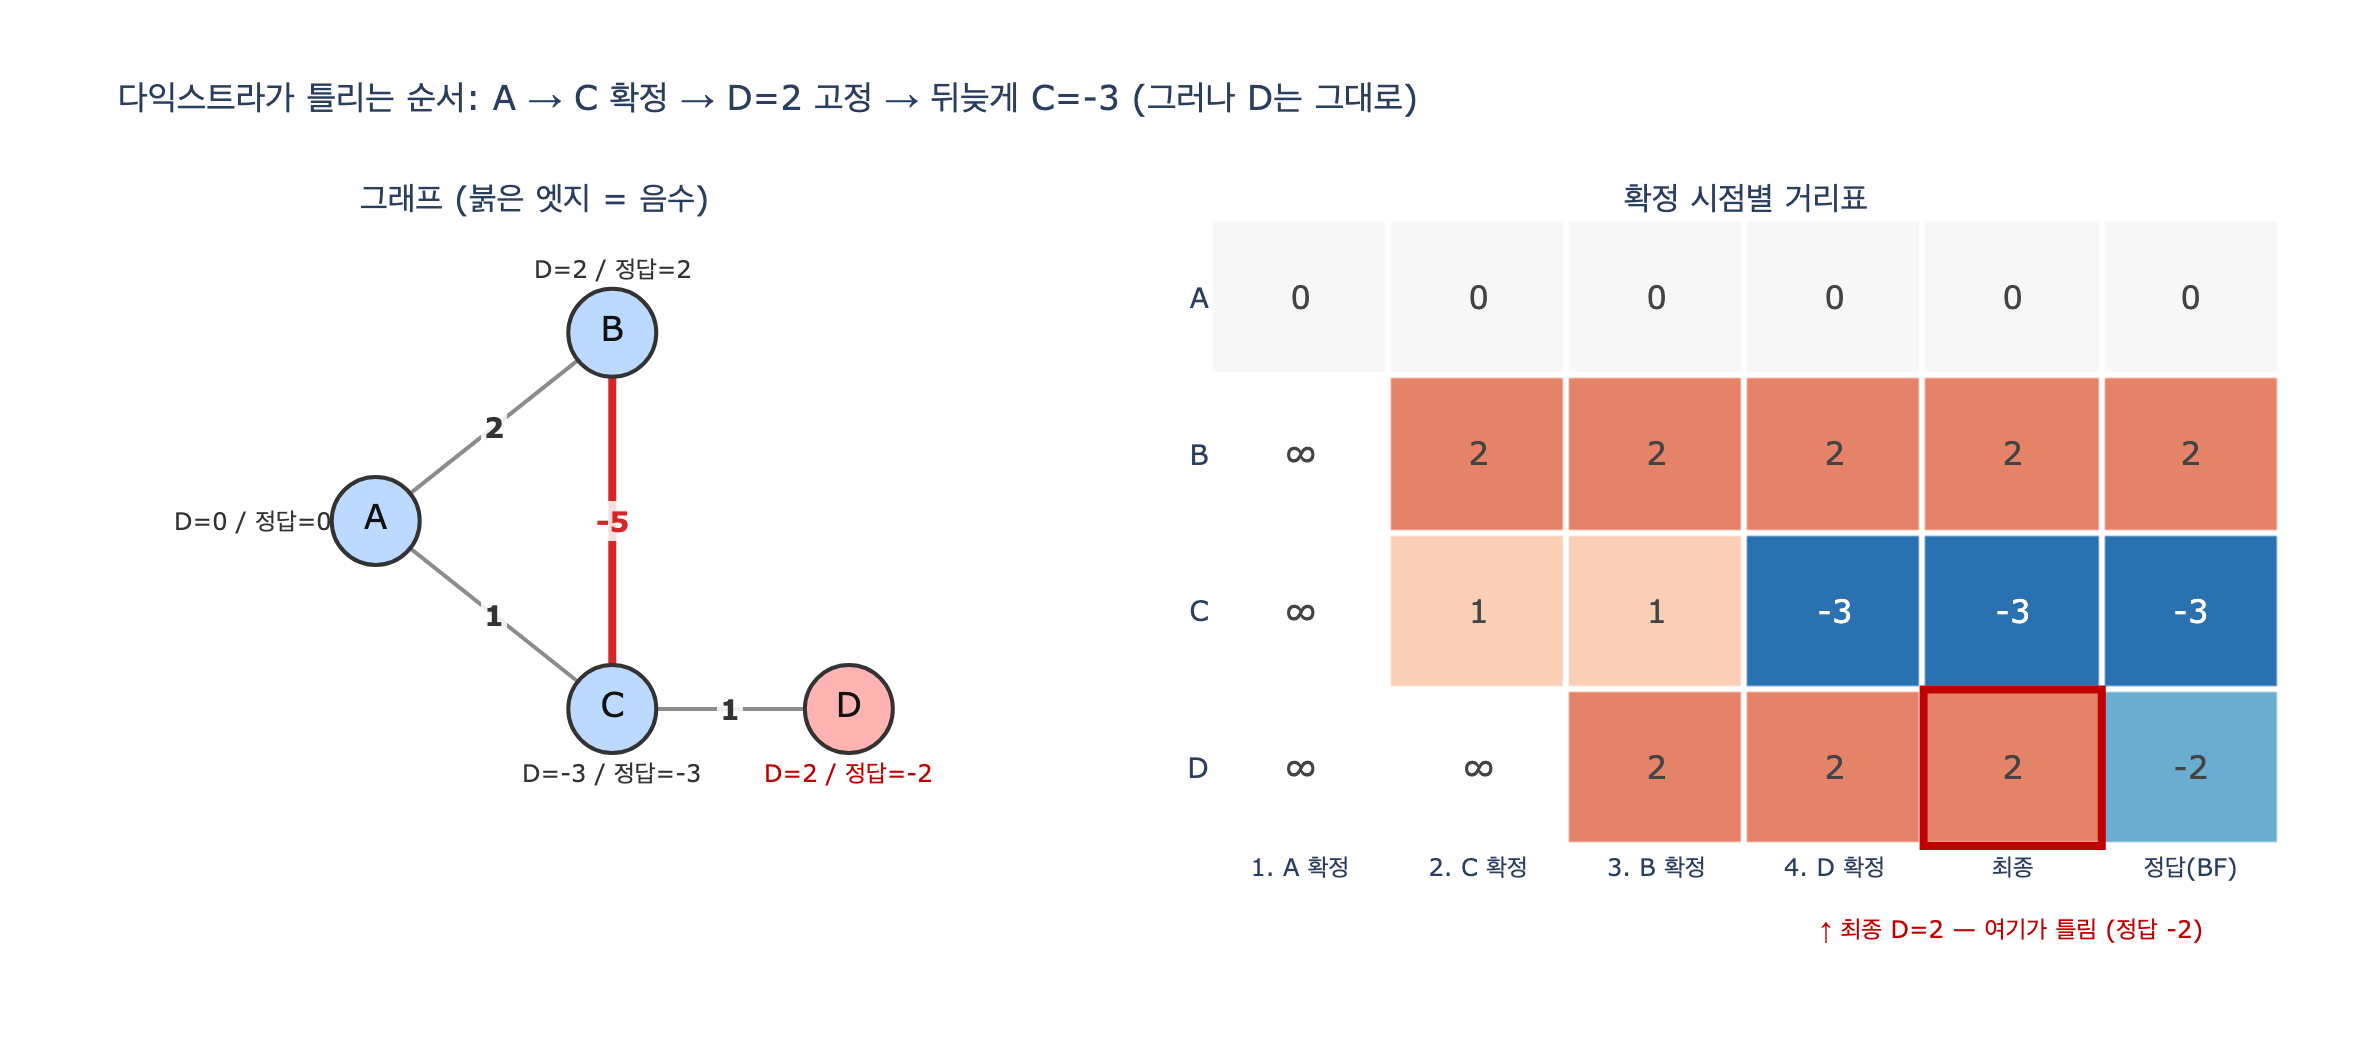

The Python source for this figure:
# 필요 패키지: plotly, kaleido  (pip install plotly kaleido)
# 시각화 셀을 건너뛰면 표준 라이브러리만으로도 전부 실행된다.

# %% [markdown]
# # 다익스트라는 정확히 어떤 순서로 틀리는가
#
# `ex3_dijkstra_negative.py`의 그래프는 노드 4개, 엣지 4개짜리다.
#
# | 엣지 | 가중치 |
# |---|---|
# | A → C | $1$ |
# | A → B | $2$ |
# | B → C | $-5$ |
# | C → D | $1$ |
#
# 다익스트라가 기대는 전제는 이거다.
#
# $$\text{우선순위 큐에서 꺼낸 } u \text{의 } dist[u] \text{는 더 줄어들 수 없다}$$
#
# 이 전제는 **모든 가중치가 음이 아닐 때만** 참이다. 앞으로 갈 길의 비용이
# 항상 $\ge 0$ 이어야 "지금 제일 가까운 후보"가 곧 최종 답이 되기 때문이다.
# 여기서는 $B \to C$ 가 $-5$ 라서 전제가 깨진다.

# %%
import heapq
from collections import defaultdict

EDGES = [("A", "C", 1), ("A", "B", 2), ("B", "C", -5), ("C", "D", 1)]
NODES = ["A", "B", "C", "D"]

ADJ = defaultdict(list)
for a, b, w in EDGES:
    ADJ[a].append((b, w))

print("엣지:", EDGES)
print("인접:", dict(ADJ))
# 출력: 엣지: [('A', 'C', 1), ('A', 'B', 2), ('B', 'C', -5), ('C', 'D', 1)]
# 출력: 인접: {'A': [('C', 1), ('B', 2)], 'B': [('C', -5)], 'C': [('D', 1)]}


# %% [markdown]
# ## 1단계 — 다익스트라를 한 걸음씩 추적한다
#
# 원본과 똑같은 알고리즘인데, 팝/확정/완화(relax)가 일어날 때마다 로그를 남긴다.
# 핵심 줄은 원본의 `done.add(u)` — **한 번 확정하면 다시 안 본다**는 그 한 줄이다.

# %%
def dijkstra_trace(edges, start):
    adj = defaultdict(list)
    for a, b, w in edges:
        adj[a].append((b, w))

    dist = {start: 0}
    done = set()
    order = []          # 확정된 순서
    log = []            # (단계 설명, 그 시점의 거리표 스냅샷)
    pq = [(0, start)]
    step = 0

    def snap():
        return {n: dist.get(n, float("inf")) for n in NODES}

    log.append(("시작: dist[A]=0", snap()))
    while pq:
        d, u = heapq.heappop(pq)
        step += 1
        if u in done:
            log.append((f"[{step}] pop ({d}, {u}) → 이미 확정됨. 버린다(다시 안 펼침)", snap()))
            continue
        done.add(u)
        order.append(u)
        log.append((f"[{step}] pop ({d}, {u}) → {u} 확정 (확정 순서 {len(order)}번째)", snap()))
        for v, w in adj[u]:
            nd = d + w
            old = dist.get(v, float("inf"))
            if nd < old:
                dist[v] = nd
                heapq.heappush(pq, (nd, v))
                log.append((f"      완화 {u}→{v}: {d}+{w}={nd} < {old} ⇒ dist[{v}]={nd}", snap()))
            else:
                log.append((f"      완화 {u}→{v}: {d}+{w}={nd} ≥ {old} ⇒ 무시", snap()))
    return dist, order, log


dist_d, order_d, log_d = dijkstra_trace(EDGES, "A")

def fmt(v):
    return "∞" if v == float("inf") else f"{v}"

print(f"{'단계':<62} {'A':>4} {'B':>4} {'C':>4} {'D':>4}")
print("-" * 84)
for desc, snapshot in log_d:
    row = " ".join(f"{fmt(snapshot[n]):>4}" for n in NODES)
    print(f"{desc:<62} {row}")
print("\n확정 순서:", " → ".join(order_d))
# 출력:
# 단계                                                                A    B    C    D
# ------------------------------------------------------------------------------------
# 시작: dist[A]=0                                                     0    ∞    ∞    ∞
# [1] pop (0, A) → A 확정 (확정 순서 1번째)                             0    ∞    ∞    ∞
#       완화 A→C: 0+1=1 < inf ⇒ dist[C]=1                             0    ∞    1    ∞
#       완화 A→B: 0+2=2 < inf ⇒ dist[B]=2                             0    2    1    ∞
# [2] pop (1, C) → C 확정 (확정 순서 2번째)                             0    2    1    ∞
#       완화 C→D: 1+1=2 < inf ⇒ dist[D]=2                             0    2    1    2
# [3] pop (2, B) → B 확정 (확정 순서 3번째)                             0    2    1    2
#       완화 B→C: 2+-5=-3 < 1 ⇒ dist[C]=-3                            0    2   -3    2
# [4] pop (-3, C) → 이미 확정됨. 버린다(다시 안 펼침)                     0    2   -3    2
# [5] pop (2, D) → D 확정 (확정 순서 4번째)                             0    2   -3    2
#
# 확정 순서: A → C → B → D
# (※ 위 표는 실행 결과를 그대로 옮긴 것. 정렬 폭은 한글 폭 때문에 눈으로는 조금 어긋나 보인다)


# %% [markdown]
# ## 2단계 — 틀리는 순간을 문장으로
#
# 1. $A \to C = 1$, $A \to B = 2$ 라서 큐에서 **C가 B보다 먼저** 나온다.
# 2. C를 확정한 그 상태에서 $D = 1 + 1 = 2$ 로 계산한다.
# 3. 그 다음 B를 처리하며 $A \to B \to C = 2 + (-5) = -3$ 임을 알아낸다.
#    거리표에는 $dist[C] = -3$ 으로 **적는다**.
# 4. 그런데 C는 이미 확정(`done`)이라 큐에서 $(-3, C)$ 를 다시 꺼내도 버린다.
#    C의 이웃 D를 **다시 펼치지 않는다**.
# 5. 그래서 $D$ 는 $2$ 로 남는다. 정답은 $-3 + 1 = -2$.
#
# 고약한 점: **C는 맞고 D만 틀렸다.** 거리표에서 시작점 근처(A, B, C)만 보면
# 전부 정답이라 "잘 돌고 있네" 싶다. 틀린 건 확정 이후에 갱신된 노드의 **하류**다.
#
# 그리고 예외가 안 난다. 조용히 틀린 숫자를 돌려준다.

# %%
def bellman_ford(edges, start, nodes):
    dist = {n: float("inf") for n in nodes}
    dist[start] = 0
    for _ in range(len(nodes) - 1):
        for a, b, w in edges:
            if dist[a] + w < dist[b]:
                dist[b] = dist[a] + w
    for a, b, w in edges:                # 한 바퀴 더 → 음수 사이클 검사
        if dist[a] + w < dist[b]:
            return dist, True
    return dist, False


dist_bf, has_cycle = bellman_ford(EDGES, "A", NODES)

print(f"{'노드':<5} {'다익스트라':>12} {'벨만-포드':>12} {'같나':>6}")
for n in NODES:
    a, b = dist_d.get(n, float("inf")), dist_bf[n]
    print(f"{n:<5} {fmt(a):>12} {fmt(b):>12} {'예' if a == b else '아니오':>6}")
print(f"\n음수 사이클: {'있다' if has_cycle else '없다'}")
print(f"D 오차: 다익스트라 {dist_d['D']} vs 정답 {dist_bf['D']}  (차이 {dist_d['D'] - dist_bf['D']})")
# 출력:
# 노드      다익스트라        벨만-포드     같나
# A                0            0      예
# B                2            2      예
# C               -3           -3      예
# D                2           -2  아니오
#
# 음수 사이클: 없다
# D 오차: 다익스트라 2 vs 정답 -2  (차이 4)


# %% [markdown]
# ## 3단계 — "다시 펼치기"를 허용하면 고쳐진다
#
# `done` 집합을 지우면(= 확정을 포기하면) 사실상 SPFA/벨만-포드가 된다.
# 답은 맞지만 최악의 경우 지수적으로 같은 노드를 다시 펼친다. 이게 다익스트라가
# "확정"을 두는 이유이자, 음수 가중치에서 그 최적화가 무너지는 이유다.

# %%
def dijkstra_no_done(edges, start):
    """done 집합을 없앤 버전 = 재확장 허용. 정답은 맞지만 성능 보장이 사라진다."""
    adj = defaultdict(list)
    for a, b, w in edges:
        adj[a].append((b, w))
    dist = {start: 0}
    pq = [(0, start)]
    pops = 0
    while pq:
        d, u = heapq.heappop(pq)
        pops += 1
        if d > dist.get(u, float("inf")):
            continue
        for v, w in adj[u]:
            nd = d + w
            if nd < dist.get(v, float("inf")):
                dist[v] = nd
                heapq.heappush(pq, (nd, v))
    return dist, pops


dist_fix, pops = dijkstra_no_done(EDGES, "A")
print("재확장 허용:", {n: fmt(dist_fix.get(n, float("inf"))) for n in NODES}, f"(pop {pops}회)")
print("벨만-포드  :", {n: fmt(dist_bf[n]) for n in NODES})
print("일치:", all(dist_fix.get(n) == dist_bf[n] for n in NODES))
# 출력: 재확장 허용: {'A': '0', 'B': '2', 'C': '-3', 'D': '-2'} (pop 6회)
# 출력: 벨만-포드  : {'A': '0', 'B': '2', 'C': '-3', 'D': '-2'}
# 출력: 일치: True


# %% [markdown]
# ## 4단계 — 그림으로
#
# 왼쪽: 그래프와 가중치(음수 엣지는 붉은색). 노드 라벨에 다익스트라 값과 정답을 같이 적었다.
# 오른쪽: 확정이 일어난 시점마다의 거리표 히트맵. $C$ 행이 확정 **뒤에** $1 \to -3$ 으로
# 바뀌는데도 $D$ 행은 $2$ 에 굳어 있는 게 보인다.

# %%
def _show(fig):
    try:
        from IPython import get_ipython
        if get_ipython() is not None:  # VSCode 셀/Jupyter에서만 렌더링
            fig.show()
    except ImportError:
        pass


import os

try:
    import plotly.graph_objects as go
    from plotly.subplots import make_subplots

    POS = {"A": (0, 0), "B": (1, 1), "C": (1, -1), "D": (2, -1)}

    fig = make_subplots(
        rows=1, cols=2,
        column_widths=[0.46, 0.54],
        subplot_titles=("그래프 (붉은 엣지 = 음수)", "확정 시점별 거리표"),
        specs=[[{"type": "scatter"}, {"type": "heatmap"}]],
    )

    # --- 왼쪽: 그래프 ---
    for a, b, w in EDGES:
        x0, y0 = POS[a]
        x1, y1 = POS[b]
        neg = w < 0
        fig.add_trace(
            go.Scatter(
                x=[x0, x1], y=[y0, y1], mode="lines",
                line=dict(color="#d62728" if neg else "#8c8c8c", width=4 if neg else 2),
                hoverinfo="skip", showlegend=False,
            ), row=1, col=1,
        )
        fig.add_annotation(
            x=(x0 + x1) / 2, y=(y0 + y1) / 2, text=f"<b>{w}</b>",
            showarrow=False, font=dict(size=14, color="#d62728" if neg else "#333"),
            bgcolor="rgba(255,255,255,0.85)", row=1, col=1,
        )

    wrong = [dist_d.get(n) != dist_bf[n] for n in NODES]
    fig.add_trace(
        go.Scatter(
            x=[POS[n][0] for n in NODES], y=[POS[n][1] for n in NODES],
            mode="markers+text", text=NODES, textposition="middle center",
            textfont=dict(size=17, color="#111"),
            marker=dict(size=44, color=["#ffb3b3" if w_ else "#bcd9ff" for w_ in wrong],
                        line=dict(color="#333", width=2)),
            hoverinfo="skip", showlegend=False,
        ), row=1, col=1,
    )
    # 노드별 거리 라벨은 엣지와 겹치지 않게 방향을 따로 준다
    OFF = {"A": (-0.52, 0), "B": (0, 0.34), "C": (0, -0.34), "D": (0, -0.34)}
    for n in NODES:
        bad = dist_d.get(n) != dist_bf[n]
        fig.add_annotation(
            x=POS[n][0] + OFF[n][0], y=POS[n][1] + OFF[n][1],
            text=f"D={fmt(dist_d.get(n, float('inf')))} / 정답={fmt(dist_bf[n])}",
            showarrow=False, font=dict(size=12, color="#c00000" if bad else "#333"),
            row=1, col=1,
        )

    # --- 오른쪽: 확정 시점 스냅샷 히트맵 ---
    cols, snaps = [], []
    for desc, snapshot in log_d:
        if "확정" in desc and "이미" not in desc:
            u = desc.split("pop (")[1].split(", ")[1].split(")")[0]
            cols.append(f"{len(cols) + 1}. {u} 확정")
            snaps.append(snapshot)
    cols.append("최종")
    snaps.append({n: dist_d.get(n, float("inf")) for n in NODES})
    cols.append("정답(BF)")
    snaps.append(dist_bf)

    # inf 는 None 으로 두어 회색 배경 그대로 두고, 숫자만 색으로 구분한다
    z = [[None if s[n] == float("inf") else s[n] for s in snaps] for n in NODES]
    txt = [[fmt(s[n]) for s in snaps] for n in NODES]
    fig.add_trace(
        go.Heatmap(
            z=z, x=cols, y=NODES, text=txt, texttemplate="%{text}",
            textfont=dict(size=16), colorscale="RdBu_r", zmid=0, zmin=-4, zmax=4,
            showscale=False, xgap=3, ygap=3, hoverinfo="skip",
        ), row=1, col=2,
    )
    # 틀린 칸(다익스트라 최종 D) 을 붉은 테두리로 강조
    ci, ri = len(cols) - 2, NODES.index("D")
    fig.add_shape(type="rect", x0=ci - 0.5, x1=ci + 0.5, y0=ri - 0.5, y1=ri + 0.5,
                  line=dict(color="#c00000", width=4), row=1, col=2)
    fig.add_annotation(xref="x2", yref="paper", x=cols[ci], y=-0.155,
                       text="↑ 최종 D=2 — 여기가 틀림 (정답 -2)", showarrow=False,
                       font=dict(size=12, color="#c00000"))

    fig.update_xaxes(visible=False, range=[-1.25, 2.6], row=1, col=1)
    fig.update_yaxes(visible=False, range=[-1.75, 1.6], row=1, col=1)
    fig.update_xaxes(tickfont=dict(size=12), row=1, col=2)
    fig.update_yaxes(autorange="reversed", tickfont=dict(size=14), row=1, col=2)
    fig.update_layout(
        title="다익스트라가 틀리는 순서: A → C 확정 → D=2 고정 → 뒤늦게 C=-3 (그러나 D는 그대로)",
        width=1180, height=520, plot_bgcolor="white", paper_bgcolor="white",
        margin=dict(t=110, b=95, l=40, r=40),
    )

    _show(fig)
    out = os.path.join(os.path.dirname(os.path.abspath(__file__)), "expy.png")
    fig.write_image(out, scale=2)
    print("저장:", out)
except ImportError as e:
    print("plotly/kaleido 미설치 — 시각화 생략:", e)
# 출력: 저장: .../4614bc83-b002-4775-b6e9-1766f52c2627/expy.png


# %% [markdown]
# ## 정리
#
# - 틀리는 **순서**: `A 확정 → C 확정(dist=1) → D=1+1=2 → B 확정 → dist[C]=-3 기록 →
#   (-3, C) 팝은 done이라 버림 → D는 2로 남음`
# - 즉 **잘못된 확정 하나가, 그 노드의 하류 전체를 오염시킨다.**
# - C 자체는 거리표가 나중에 갱신돼서 정답이다. 그래서 시작점 근처만 검증하면 못 잡는다.
# - 실무에서 음수가 새어 들어오는 자리: 할인/환급을 음수 비용으로 모델링, `1 - 유사도`가
#   음수가 되는 경우, 그리고 확률 곱을 최단 경로로 바꾸려고 $-\log p$ 대신 $\log p$ 를
#   쓴 경우($\log 0.5 = -0.69$). 마지막이 제일 흔하다.
# - 음수가 있을 수 있으면 벨만-포드(또는 SPFA/존슨)를 쓴다. 확률이면 $-\log p \ge 0$ 이
#   되도록 부호를 뒤집어 다익스트라를 그대로 살리는 방법도 있다.
